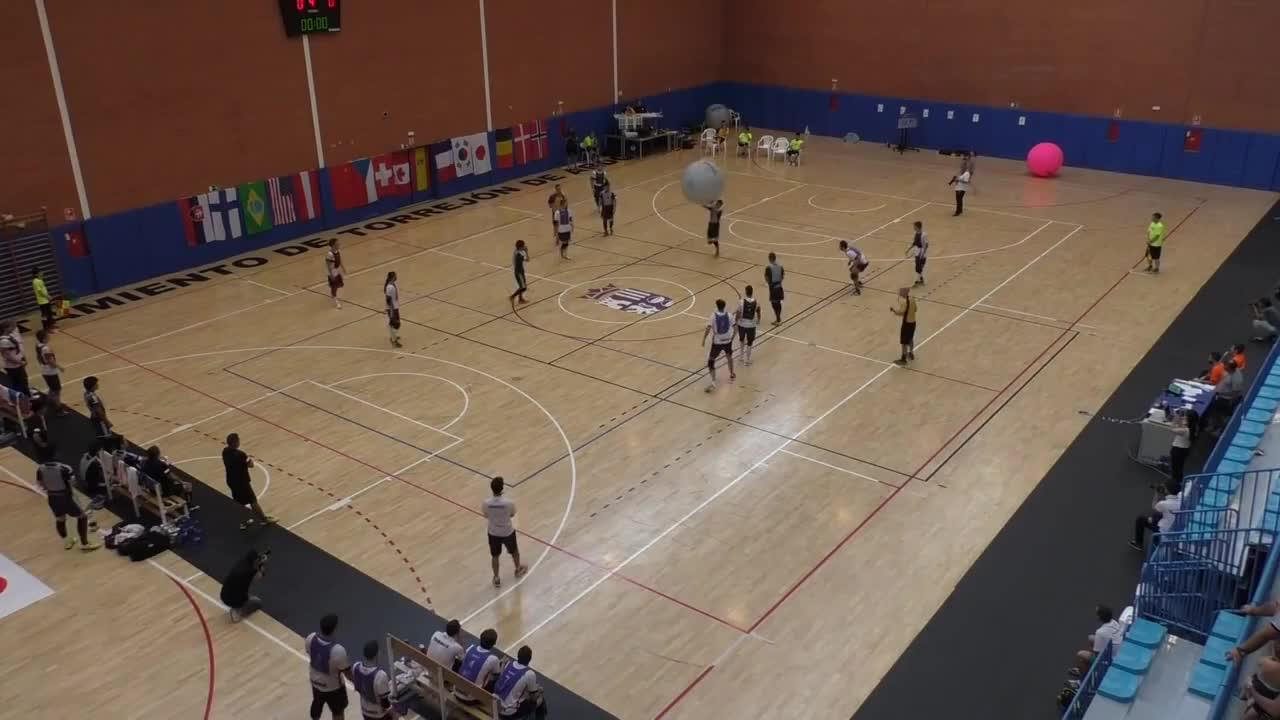
#> input picture data/KinBall3/img/00001.jpg, 1280 x 720 px, found by its file name
$ python templateMatchingImproved.py
#> lines starting #> are read from the running program, lines starting #| are printed output that depends on the picture
import cv2 as cv
import os
import numpy as np
import imutils

# Data Sets
DATASET_PATH = "data/"
# DATASET_PATH = "data/TinyTLP/"
DATA_SETS = ["CarChase1", "CarChase2",  # 0,1
             'ISS', 'Boat', 'KinBall3',  # 2,3,4 [Occlusion: Kinball3]
             'DriftCar1', 'Drone1', 'Boxing1', 'Bike',  # 5,6,7,8 [Occlusion: Boxing1]
             'MotorcycleChase', 'Elephants']  # 9, 10 [Occlusion: Elephants]
DATASET_NUMBER = 0

# Constants
DATASET_NAME = DATA_SETS[DATASET_NUMBER]
DATASET_FOLDER = DATASET_PATH + DATASET_NAME + "/img"
GROUND_TRUTH_PATH = DATASET_PATH + DATASET_NAME + "/groundtruth_rect.txt"
OUTPUT_PATH = "output/templateMatching/" + DATASET_NAME + "/"

# different methods of template matching, however I got good results using 1st one
METHODS_TEMP = ['cv.TM_CCOEFF', 'cv.TM_CCOEFF_NORMED', 'cv.TM_CCORR',  # 0, 1, 2
                'cv.TM_CCORR_NORMED', 'cv.TM_SQDIFF', 'cv.TM_SQDIFF_NORMED']  # 3, 4, 5
METHOD_NUMBER = 0
METHOD = eval(METHODS_TEMP[METHOD_NUMBER])

# Save Images or Not
SAVE_IMAGES = False


def markObject(stPoint, enPoint, image, count):
    markedImage = cv.rectangle(image, stPoint, enPoint, (255, 0, 0), 2)
    cv.imshow('Marked Image ' + str(count), markedImage)
    cv.waitKey(0)


def cropObject(stPoint, enPoint, image):
    # clone = image.copy()
    crop_img = image[stPoint[1]:enPoint[1], stPoint[0]:enPoint[0]]
    return crop_img


if __name__ == "__main__":
    file_name = "00001.jpg"
    file_path = os.path.join(DATASET_FOLDER, file_name)
    # print(file_path)
    image = cv.imread(file_path, 0)
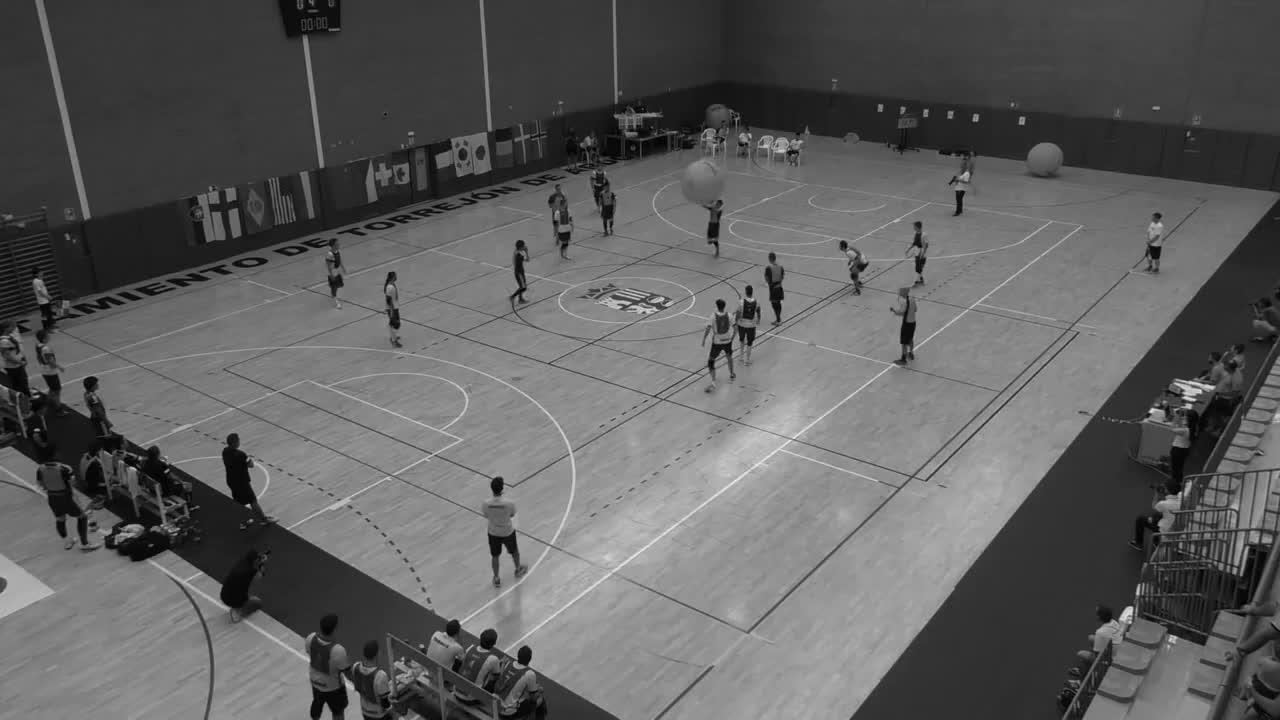
#> image: shape (720, 1280); min 0, max 252, mean 94.7
    heightImage, widthImage = image.shape
#> heightImage = 720; widthImage = 1280

#> (the run stopped early here; a loop or call above may not have finished)

$ run again, with data/KinBall3/img/00018.jpg copied over data/KinBall3/img/00001.jpg
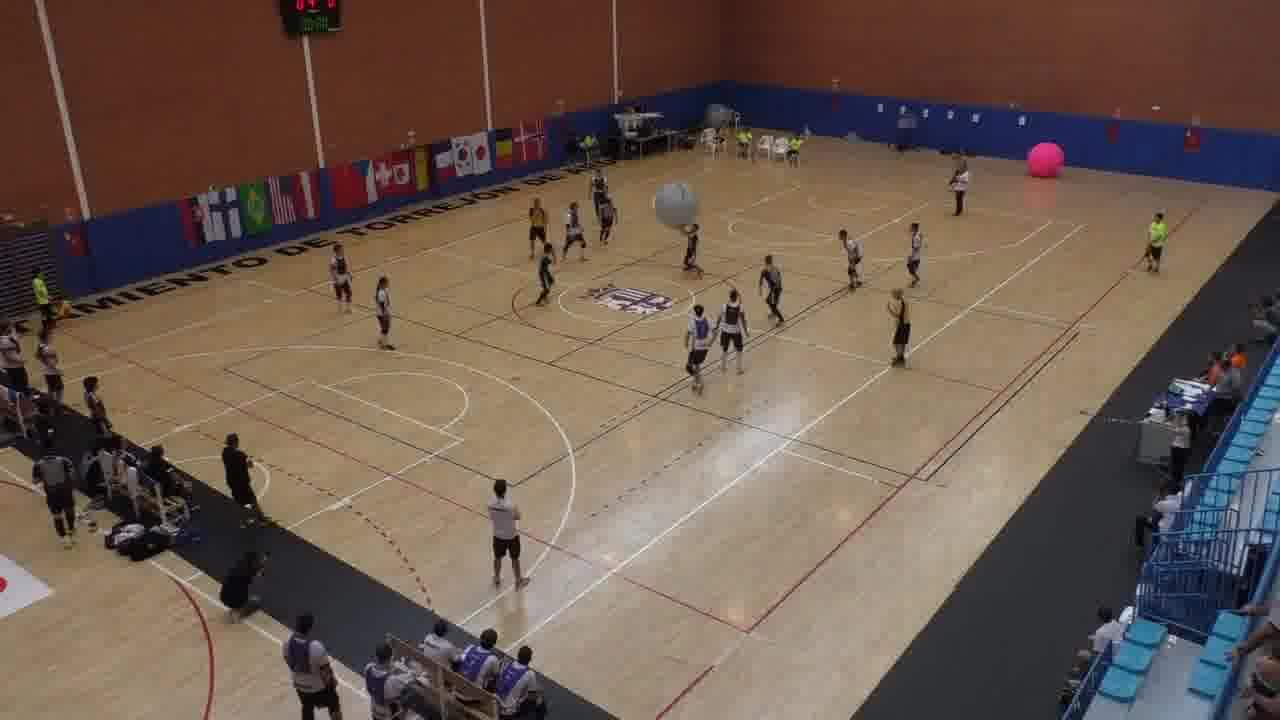
#> input picture data/KinBall3/img/00018.jpg, 1280 x 720 px, found by its file name
#> `image = cv.imread(file_path, 0)`:
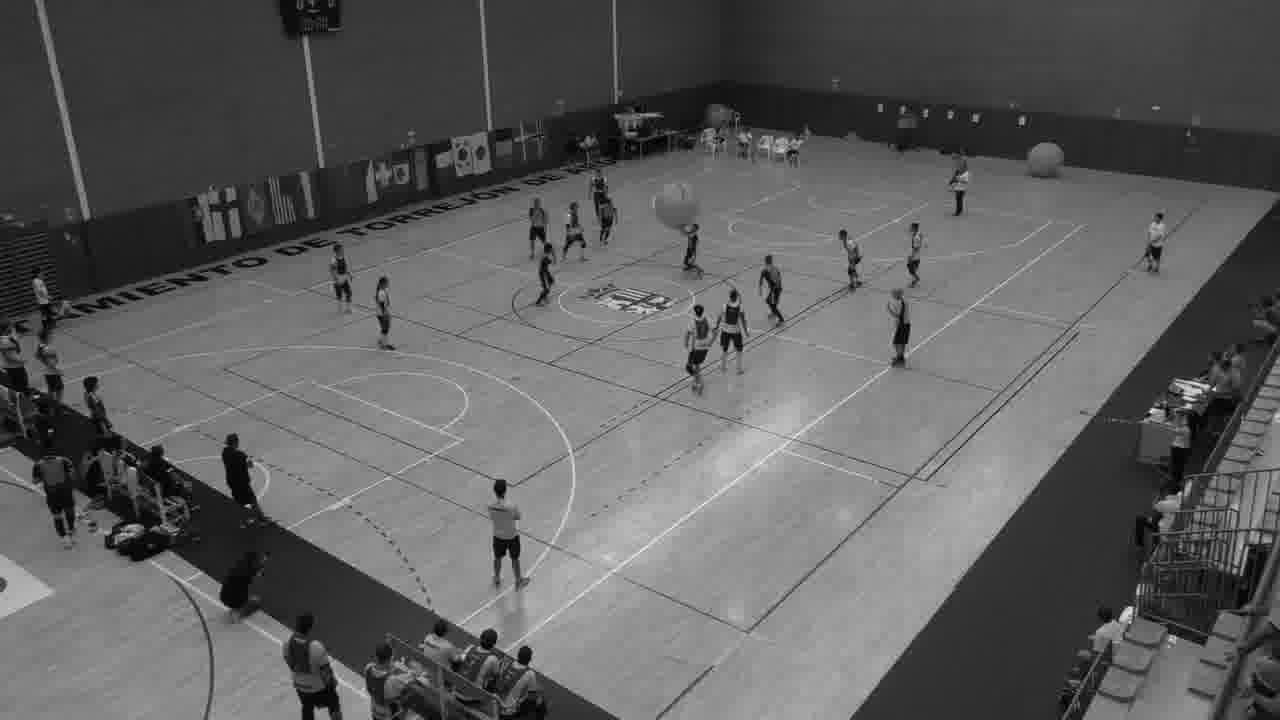
#> image: shape (720, 1280); min 0, max 255, mean 94.6
